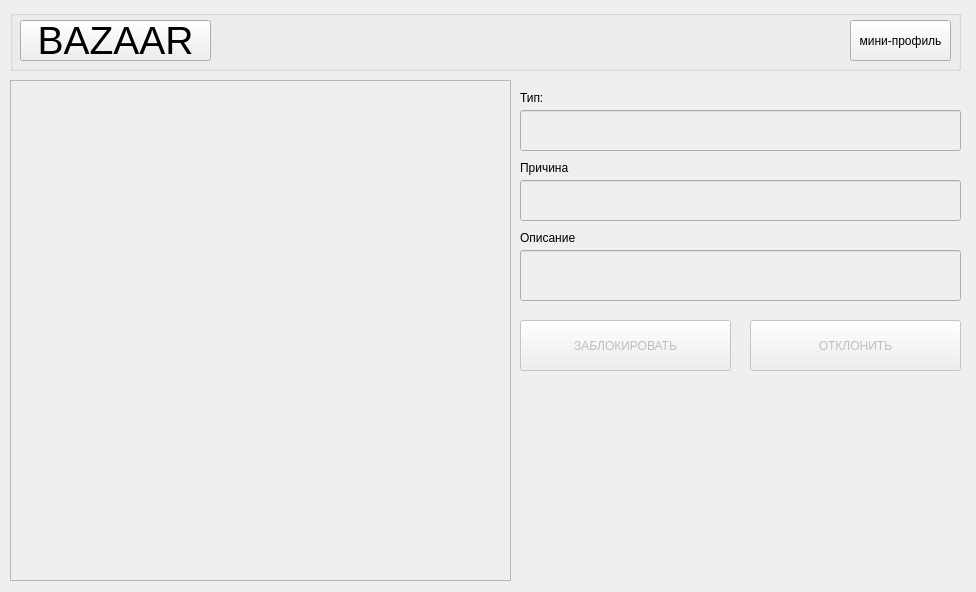
<?xml version="1.0" encoding="UTF-8"?>
<ui version="4.0">
 <class>reportView</class>
 <widget class="QWidget" name="reportView">
  <property name="geometry">
   <rect>
    <x>0</x>
    <y>0</y>
    <width>976</width>
    <height>592</height>
   </rect>
  </property>
  <property name="windowTitle">
   <string>Form</string>
  </property>
  <widget class="QGroupBox" name="groupBox">
   <property name="geometry">
    <rect>
     <x>10</x>
     <y>10</y>
     <width>951</width>
     <height>61</height>
    </rect>
   </property>
   <property name="title">
    <string/>
   </property>
   <widget class="QPushButton" name="bazaar">
    <property name="geometry">
     <rect>
      <x>10</x>
      <y>10</y>
      <width>191</width>
      <height>41</height>
     </rect>
    </property>
    <property name="font">
     <font>
      <pointsize>29</pointsize>
     </font>
    </property>
    <property name="text">
     <string>BAZAAR</string>
    </property>
   </widget>
   <widget class="QPushButton" name="mini">
    <property name="geometry">
     <rect>
      <x>840</x>
      <y>10</y>
      <width>101</width>
      <height>41</height>
     </rect>
    </property>
    <property name="text">
     <string>мини-профиль</string>
    </property>
    <property name="checkable">
     <bool>true</bool>
    </property>
   </widget>
  </widget>
  <widget class="QScrollArea" name="scrollArea">
   <property name="geometry">
    <rect>
     <x>10</x>
     <y>80</y>
     <width>501</width>
     <height>501</height>
    </rect>
   </property>
   <property name="styleSheet">
    <string notr="true"/>
   </property>
   <property name="widgetResizable">
    <bool>true</bool>
   </property>
   <widget class="QWidget" name="scrollAreaWidgetContents">
    <property name="geometry">
     <rect>
      <x>0</x>
      <y>0</y>
      <width>499</width>
      <height>499</height>
     </rect>
    </property>
    <widget class="QWidget" name="verticalLayoutWidget">
     <property name="geometry">
      <rect>
       <x>0</x>
       <y>0</y>
       <width>501</width>
       <height>501</height>
      </rect>
     </property>
     <layout class="QVBoxLayout" name="showCaseV"/>
    </widget>
   </widget>
  </widget>
  <widget class="QLineEdit" name="choice">
   <property name="enabled">
    <bool>false</bool>
   </property>
   <property name="geometry">
    <rect>
     <x>520</x>
     <y>110</y>
     <width>441</width>
     <height>41</height>
    </rect>
   </property>
  </widget>
  <widget class="QLineEdit" name="reas">
   <property name="enabled">
    <bool>false</bool>
   </property>
   <property name="geometry">
    <rect>
     <x>520</x>
     <y>180</y>
     <width>441</width>
     <height>41</height>
    </rect>
   </property>
  </widget>
  <widget class="QLineEdit" name="desc">
   <property name="enabled">
    <bool>false</bool>
   </property>
   <property name="geometry">
    <rect>
     <x>520</x>
     <y>250</y>
     <width>441</width>
     <height>51</height>
    </rect>
   </property>
  </widget>
  <widget class="QLabel" name="label">
   <property name="geometry">
    <rect>
     <x>520</x>
     <y>90</y>
     <width>49</width>
     <height>16</height>
    </rect>
   </property>
   <property name="text">
    <string>Тип:</string>
   </property>
  </widget>
  <widget class="QLabel" name="label_2">
   <property name="geometry">
    <rect>
     <x>520</x>
     <y>160</y>
     <width>91</width>
     <height>16</height>
    </rect>
   </property>
   <property name="text">
    <string>Причина</string>
   </property>
  </widget>
  <widget class="QLabel" name="label_3">
   <property name="geometry">
    <rect>
     <x>520</x>
     <y>230</y>
     <width>91</width>
     <height>16</height>
    </rect>
   </property>
   <property name="text">
    <string>Описание</string>
   </property>
  </widget>
  <widget class="QPushButton" name="ban">
   <property name="enabled">
    <bool>false</bool>
   </property>
   <property name="geometry">
    <rect>
     <x>520</x>
     <y>320</y>
     <width>211</width>
     <height>51</height>
    </rect>
   </property>
   <property name="text">
    <string>ЗАБЛОКИРОВАТЬ</string>
   </property>
  </widget>
  <widget class="QPushButton" name="neBan">
   <property name="enabled">
    <bool>false</bool>
   </property>
   <property name="geometry">
    <rect>
     <x>750</x>
     <y>320</y>
     <width>211</width>
     <height>51</height>
    </rect>
   </property>
   <property name="text">
    <string>ОТКЛОНИТЬ</string>
   </property>
  </widget>
 </widget>
 <resources/>
 <connections/>
</ui>
